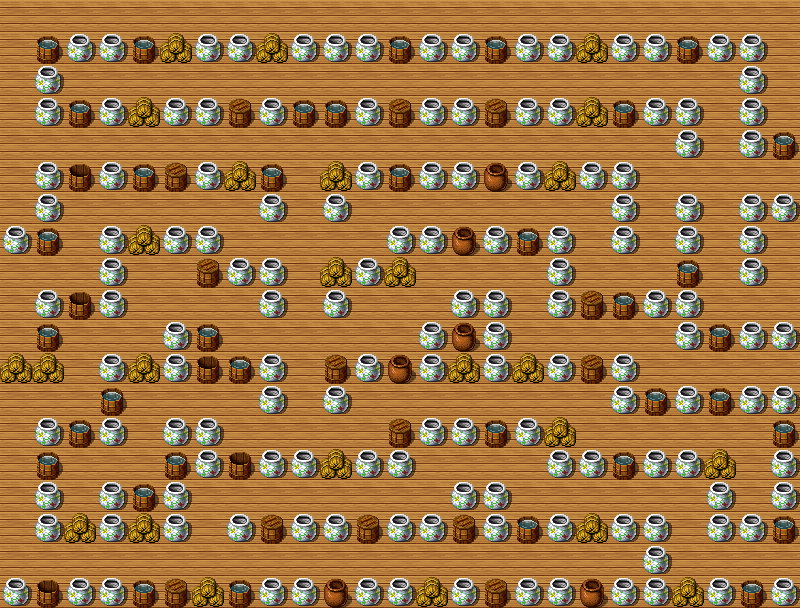

A level layout from a 2D game, rendered from its tile map. Below: a short description, then the map file with its tile-grid data intact:
An orthogonal 25x19 tile map with 32x32 px tiles, 2 tile layers (YUKA, KABE), 3 tilesets.

<map version="1.4" tiledversion="1.4.2" orientation="orthogonal" renderorder="right-down" width="25" height="19" tilewidth="32" tileheight="32" infinite="0" nextlayerid="3" nextobjectid="1">
 <editorsettings>
  <export target="R02_sakuhinn3._KABE.csv" format="csv" />
 </editorsettings>
 <tileset firstgid="1" source="YUKA.tsx" />
 <tileset firstgid="193" source="KOMONO.tsx" />
 <tileset firstgid="345" source="KOMONO2.tsx" />
 <layer id="1" name="YUKA" width="25" height="19">
  <data encoding="csv">
49,49,49,49,49,49,49,49,49,49,49,49,49,49,49,49,49,49,49,49,49,49,49,49,49,
49,49,49,49,49,49,49,49,49,49,49,49,49,49,49,49,49,49,49,49,49,49,49,49,49,
49,49,49,49,49,49,49,49,49,49,49,49,49,49,49,49,49,49,49,49,49,49,49,49,49,
49,49,49,49,49,49,49,49,49,49,49,49,49,49,49,49,49,49,49,49,49,49,49,49,49,
49,49,49,49,49,49,49,49,49,49,49,49,49,49,49,49,49,49,49,49,49,49,49,49,49,
49,49,49,49,49,49,49,49,49,49,49,49,49,49,49,49,49,49,49,49,49,49,49,49,49,
49,49,49,49,49,49,49,49,49,49,49,49,49,49,49,49,49,49,49,49,49,49,49,49,49,
49,49,49,49,49,49,49,49,49,49,49,49,49,49,49,49,49,49,49,49,49,49,49,49,49,
49,49,49,49,49,49,49,49,49,49,49,49,49,49,49,49,49,49,49,49,49,49,49,49,49,
49,49,49,49,49,49,49,49,49,49,49,49,49,49,49,49,49,49,49,49,49,49,49,49,49,
49,49,49,49,49,49,49,49,49,49,49,49,49,49,49,49,49,49,49,49,49,49,49,49,49,
49,49,49,49,49,49,49,49,49,49,49,49,49,49,49,49,49,49,49,49,49,49,49,49,49,
49,49,49,49,49,49,49,49,49,49,49,49,49,49,49,49,49,49,49,49,49,49,49,49,49,
49,49,49,49,49,49,49,49,49,49,49,49,49,49,49,49,49,49,49,49,49,49,49,49,49,
49,49,49,49,49,49,49,49,49,49,49,49,49,49,49,49,49,49,49,49,49,49,49,49,49,
49,49,49,49,49,49,49,49,49,49,49,49,49,49,49,49,49,49,49,49,49,49,49,49,49,
49,49,49,49,49,49,49,49,49,49,49,49,49,49,49,49,49,49,49,49,49,49,49,49,49,
49,49,49,49,49,49,49,49,49,49,49,49,49,49,49,49,49,49,49,49,49,49,49,49,49,
49,49,49,49,49,49,49,49,49,49,49,49,49,49,49,49,49,49,49,49,49,49,49,49,49
</data>
 </layer>
 <layer id="2" name="KABE" width="25" height="19">
  <data encoding="csv">
99,99,99,99,99,99,99,99,99,99,99,99,99,99,99,99,99,99,99,99,99,99,99,99,99,
99,421,259,259,421,416,259,259,416,259,259,259,421,259,259,421,259,259,416,259,259,421,259,259,99,
99,259,99,99,99,99,99,99,99,99,99,99,99,99,99,99,99,99,99,99,99,99,99,259,99,
99,259,421,259,416,259,259,422,259,421,421,259,422,259,259,422,259,259,416,421,259,259,99,259,99,
99,99,99,99,99,99,99,99,99,99,99,99,99,99,99,99,99,99,99,99,99,259,99,259,421,
99,259,420,259,421,422,259,416,421,99,416,259,421,259,259,423,259,416,259,259,99,99,99,99,99,
99,259,99,99,99,99,99,99,259,99,259,99,99,99,99,99,99,99,99,259,99,259,99,259,259,
259,421,99,259,416,259,259,99,99,99,99,99,259,259,423,259,421,259,99,259,99,259,99,259,99,
99,99,99,259,99,99,422,259,259,99,416,259,416,99,99,99,99,259,99,99,99,421,99,259,99,
99,259,420,259,99,99,99,99,259,99,259,99,99,99,259,259,99,259,422,421,259,259,99,99,99,
99,421,99,99,99,259,421,99,99,99,99,99,99,259,423,259,99,99,99,99,99,259,421,259,259,
416,416,99,259,416,259,420,421,259,99,422,259,423,259,416,259,416,259,422,259,99,99,99,99,99,
99,99,99,421,99,99,99,99,259,99,259,99,99,99,99,99,99,99,99,259,421,259,421,259,259,
99,259,421,259,99,259,259,99,99,99,99,99,422,259,259,421,259,416,99,99,99,99,99,99,421,
99,421,99,99,99,421,259,420,259,259,416,259,259,99,99,99,99,259,259,421,259,259,416,99,259,
99,259,99,259,421,259,99,99,99,99,99,99,99,99,259,259,99,99,99,99,99,99,259,99,259,
99,259,416,259,416,259,99,259,422,259,259,422,259,259,422,259,421,259,416,259,259,99,259,259,421,
99,99,99,99,99,99,99,99,99,99,99,99,99,99,99,99,99,99,99,99,259,99,99,99,99,
259,420,259,259,421,422,416,421,259,259,423,259,259,416,259,422,259,259,423,259,259,416,259,421,259
</data>
 </layer>
</map>